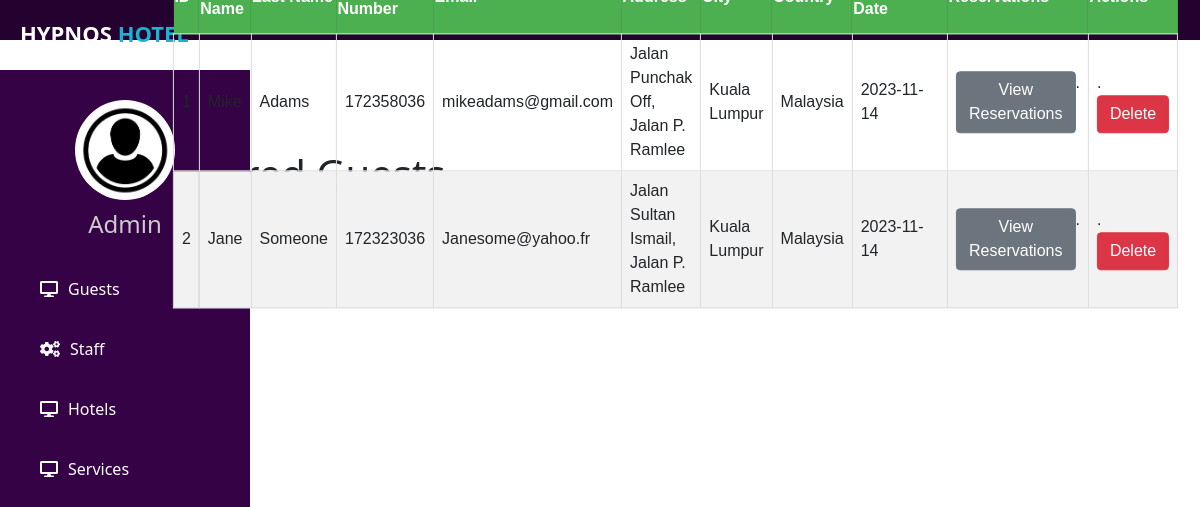
Screenshot of /guests.php with the database file from the repository.
### tables this page shows
CREATE TABLE GUEST (
GuestID Int(15) AUTO_INCREMENT PRIMARY KEY, 
GuestFirstName varchar(60) NOT NULL,
GuestLastName varchar(60) NOT NULL,
GuestPhoneNumber Int(15) NOT NULL,
GuestEmail varchar(35) NOT NULL UNIQUE,
GuestAddress varchar(100) NOT NULL, 
GuestCity varchar(35) NOT NULL,
GuestCountry varchar(35) NOT NULL,
GuestRegistrationDate Date NOT NULL DEFAULT CURRENT_TIMESTAMP
);

### guests.php (the view, shortened to what this page needs)
<!DOCTYPE html>
<html>
<head>
    <?php include "theme.php" ?>
    <link rel="stylesheet" href="https://cdnjs.cloudflare.com/ajax/libs/font-awesome/5.15.3/css/all.min.css">
    <link href="https://cdn.jsdelivr.net/npm/bootstrap@5.0.0/dist/css/bootstrap.min.css" rel="stylesheet">
</head>
<body>
   <div align="center">
   <div class="container-fluid">
    <div class="row">
        <div class="col-lg-12">
            <h1 class="page-header" style="margin-top:150px; margin-left:-650px;">Registered Guests</h1>
        </div>
    </div>
   <a class='btn btn-primary' href = "add-guest.php" style="margin-top:25px; margin-left:-870px;">Add Guest</a>
   <table class="guesttable" style="margin-top:290px; margin-left:-25px;" >
      <thead class="thead-light">
       <tr>
           <th>ID</th>
           <th>First Name</th>
           <th>Last Name</th>
           <th>Phone Number</th>
           <th>Email</th>
           <th>Address</th>
           <th>City</th>
           <th>Country</th>
           <th>Registration Date</th>
           <th>Reservations</th>
           <th>Actions</th>
       </tr>
       </thead>
       <?php include "database.php";
       global $connection;
       $query = "SELECT * from GUEST";
       $result = mysqli_query($connection, $query);
       if (mysqli_num_rows($result) > 0) {
           while ($row = mysqli_fetch_assoc($result)) {
               echo "<tr><td>". $row["GuestID"] . "<td>". $row["GuestFirstName"] ."<td>". $row["GuestLastName"] ."<td>". $row["GuestPhoneNumber"] ."<td>". $row["GuestEmail"] . "<td>". $row["GuestAddress"] . "<td>". $row["GuestCity"] . "<td>". $row["GuestCountry"] . "<td>". $row["GuestRegistrationDate"] . "<td> <div class= 'btn-group'>
               <a class='btn btn-secondary' href = 'view-reservations.php?id=' ".$row["GuestID"].">View Reservations</a>
               . <td> .
               <a class='btn btn-danger' name='delete' href = '?DeleteID=" . $row['GuestID'] . "' onclick=\"return confirm('Delete?')\"> Delete</a>
               </div>";
           }
           echo "</table>";
       }
       else {
           echo "Query Failed";
       }
       ?>
    </div>
    </div>
</body>
</html>

### style.css (style rules this page uses)
body { margin: 0; padding: 0; font-family: "Roboto", sans-serif; }
.guesttable { position: fixed; top: 50%; left: 50%; -moz-transform: translateX(-50%) translateY(-50%); -webkit-transform: translateX(-50%) translateY(-50%); transform: translateX(-40%) translateY(-210%); font-family: Arial, Helvetica, sans-serif; border-collapse: collapse; width: 60%; }
.guesttable tr:nth-child(even) { background-color: #f2f2f2; }
.guesttable td, guesttrable th { border: 1px solid #ddd; padding: 8px; }
.guesttable th { padding-top: 12px; padding-bottom: 12px; text-align: left; background-color: #4CAF50; color: white; }
* { box-sizing: border-box }
a { color: dodgerblue; }

### rows the page displays
guest: GuestLastName "Adams", GuestPhoneNumber "172358036", GuestEmail "mikeadams@gmail.com", GuestAddress "Jalan Punchak Off, Jalan P. Ramlee", GuestCity "Kuala Lumpur", GuestCountry "Malaysia", GuestRegistrationDate "2023-11-14"
guest: GuestID "2", GuestFirstName "Jane", GuestLastName "Someone", GuestPhoneNumber "172323036", GuestEmail "Janesome@yahoo.fr", GuestAddress "Jalan Sultan Ismail, Jalan P. Ramlee", GuestCity "Kuala Lumpur", GuestCountry "Malaysia", GuestRegistrationDate "2023-11-14"
